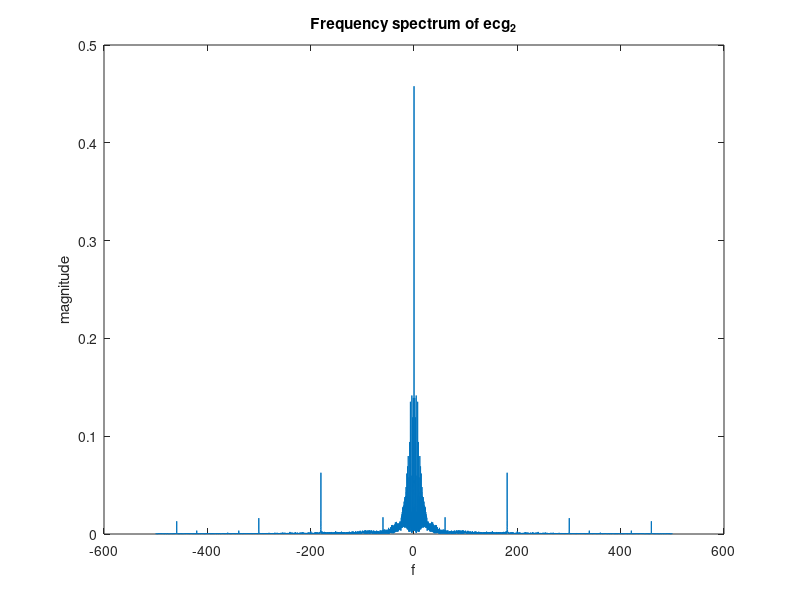

MATLAB code for this plot: (Note: this script raises an error after producing the figure.)
clc; clear all; close all;

%{
Drawing the PSD of the ECG signal. Applying a moving average 
filter to this signal first, then applying low pass FIR with two 
window functions and IIR filters with Butterworth and Chebychev methods.
%}


%a
fs = 1000;
ecg_2 = importdata('ecg_2.mat');
ECG_2 = fftshift(abs(fft(ecg_2,length(ecg_2))));
f=linspace(-fs/2,fs/2,length(ecg_2)); 

t=0:1/fs:8.567;


figure
plot(f,(ECG_2)/length(ecg_2))
title('Frequency spectrum of ecg_2')
xlabel('f')
ylabel('magnitude')


%{
 Generally, parts with a magnitude below 0.1 can be called noise. 
 In addition, additional signals around frequency components that thicken 
 these lines can also be counted as noise. All signals other than those 
 around 0 Hz are also noise.
%}

%c

corr = xcorr(ecg_2);
periodogram(corr,[],length(corr),fs,'centered');

[Pxx1 f1]=periodogram(ecg_2, rectwin(length(ecg_2)), length(ecg_2), fs);
[Pxx2 f1]=pwelch(ecg_2, rectwin(300),150, length(ecg_2), fs);

figure
subplot(211)
plot(f1, 10*log10(Pxx1));
grid
title('Periodogram estimate of the PSD')
xlabel('Frequency')
ylabel('Power/frequency')

subplot(212)
plot(f1, 10*log10(Pxx2));
grid
title('Welch estimate of the PSD')
xlabel('Frequency')
ylabel('Power/frequency')


%d


%i
B = 1/10*ones(10,1);
out = filter(B,1,ecg_2);
figure
plot(t,ecg_2)
hold on
plot(t,out)
title('original signal and MA filtered signal')
grid on
legend('original signal','MA filtered signal')

%{
As stated in the previous explanation, signals other than 0 Hz are 
counted as noise. In addition, there is some noise at 0 Hz.
%}

%ii
OUT = fftshift(abs(fft(out,length(out))));
figure
plot(f,ECG_2/length(ECG_2))
hold on
plot(f,OUT/length(OUT))
title('frequency spectrums of original signal and MA filtered signal')
grid on
legend('original signal','MA filtered signal')




%e

%i
Wn1=80/500;
N = 35;
kaiser = fir1(N,Wn1,kaiser(N+1,0.5));
kaiserfiltered = filter(kaiser,1,ecg_2);
KAISERFILTERED =fftshift(fft(kaiserfiltered,length(kaiserfiltered)));     

Wn2 = 60/500;
bartlett = fir1(N,Wn2,bartlett(N+1));  
bartlettfiltered = filter(bartlett,1,ecg_2);
BARTLETTFILTERED = fftshift(fft(bartlettfiltered,length(bartlettfiltered)));    

%ii

figure
plot(t,kaiserfiltered,'g')
hold on
plot(t,ecg_2,'b')
legend('filtered signal','original signal')
xlabel('time')
title ('Kaiser Window')
ylabel ('amplitude');
figure
freqz(kaiser,1)
sum1 = sum((kaiserfiltered-ecg_2).^2)/length(ecg_2);
 
figure
plot(t,bartlettfiltered,'k')
hold on
plot(t,ecg_2,'b')
legend('filtered signal','original signal')
xlabel('time')
title ('Bartlett Window')
ylabel ('amplitude');
figure
freqz(bartlett,1)
sum2 = sum((bartlettfiltered-ecg_2).^2)/length(ecg_2);

%{
i have observed that the kaiser filter of the same rating 
is better at filtering out noise.
%}

%iii
figure
plot(f,abs(BARTLETTFILTERED)/length(ecg_2),'linewidth',1)
hold on 
plot(f,abs(ECG_2)/length(ecg_2))
xlabel('frequency')
title ('Bartlett Window')
ylabel ('amplitude');
legend('filtered signal','original signal')

figure
plot(f,abs(KAISERFILTERED)/length(ecg_2),'b')
hold on 
plot(f,abs(ECG_2)/length(ecg_2),'g')
xlabel('frequency')
title ('Kaiser Window')
ylabel ('amplitude');
legend('filtered signal','original signal')



%f
%i
Wn3 = 40/500;
N2 = 7;

[b,a]=butter(N2,Wn3,'low');
lowfilt = filter(b,a,ecg_2);
LOWFILT = fftshift(fft(lowfilt,length(lowfilt)));     


[b,a] = cheby2(N2,40,Wn3,'low'); 
lowfilt2 = filter(b,a,ecg_2);
LOWFILT2 = fftshift(fft(lowfilt2,length(lowfilt2))); 

%ii
figure
plot(t,lowfilt2,'r')
hold on
plot(t,ecg_2,'g')
xlabel('time')
title ('CHEBYCHEV 2')
ylabel ('amplitude');
legend('filtered signal','original signal')

figure
freqz(b,a)

figure
plot(t,lowfilt,'g')
hold on
plot(t,ecg_2,'b')
xlabel('time')
title ('BUTTERWORTH FILTER')
ylabel ('amplitude');
legend('filtered signal','original signal')

%{
I have observed that a butterworth filter of the same rating 
is better at filtering out noise.
%}

%iii
figure
plot(f,abs(LOWFILT2)/length(ecg_2),'linewidth',3)
hold on
plot(f,abs(ECG_2)/length(ecg_2))
xlabel('frequency')
title ('CHEBYCHEV 2 Filter')
ylabel ('amplitude');
legend('filtered signal','original signal')
figure
freqz(b,a)

figure
plot(f,abs(LOWFILT)/length(ecg_2),'r')
hold on 
plot(f,abs(ECG_2)/length(ecg_2))
xlabel('frequency')
title ('Butterworth Filter')
ylabel ('amplitude');
legend('filtered signal','original signal')
